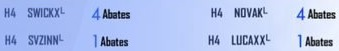
#> input picture negativa.jpg, 339 x 51 px
$ python OCR_OFICIAL.py
#> lines starting #> are read from the running program, lines starting #| are printed output that depends on the picture; after the words box and inside, x2 and y2 are one past the last pixel; in counts of white or black regions, pixels touching at a corner belong together
from PIL import Image
import pytesseract
import cv2
import numpy as np
#Include tesseract exe. path
pytesseract.pytesseract.tesseract_cmd = r"C:\Program Files\Tesseract-OCR\tesseract.exe"


image = cv2.imread('negativa.jpg')
#> image is the input picture: shape (51, 339, 3); mean B, G, R 236.5, 192.8, 175.3

# get grayscale image
def get_grayscale(image):
    return cv2.cvtColor(image, cv2.COLOR_BGR2GRAY)
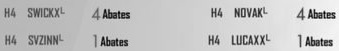
#> returned value: shape (51, 339); min 1, max 254, mean 192.5

# noise removal
def remove_noise(image):
    return cv2.medianBlur(image,5)

#thresholding
def thresholding(image):
    return cv2.threshold(image, 0, 255, cv2.THRESH_BINARY + cv2.THRESH_OTSU)[1]
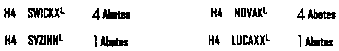
#> returned value: shape (51, 339); 89.1% white; black in thin lines or dots, all inside (x1, y1, x2, y2) = (4, 7, 336, 47)

#dilation
def dilate(image):
    kernel = np.ones((5,5),np.uint8)
    return cv2.dilate(image, kernel, iterations = 1)

#erosion
def erode(image):
    kernel = np.ones((5,5),np.uint8)
    return cv2.erode(image, kernel, iterations = 1)

#opening - erosion followed by dilation
def opening(image):
    kernel = np.ones((5,5),np.uint8)
    return cv2.morphologyEx(image, cv2.MORPH_OPEN, kernel)
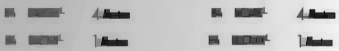
#> returned value: shape (51, 339); min 1, max 242, mean 184.4

#canny edge detection
def canny(image):
    return cv2.Canny(image, 100, 200)
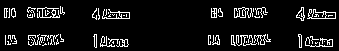
#> returned value: shape (51, 339); 8.3% white in thin lines or dots, all inside (x1, y1, x2, y2) = (4, 6, 336, 48)

#skew correction
def deskew(image):
    coords = np.column_stack(np.where(image > 0))
    angle = cv2.minAreaRect(coords)[-1]
    if angle < -45:
        angle = -(90 + angle)
    else:
        angle = -angle
    (h, w) = image.shape[:2]
    center = (w // 2, h // 2)
    M = cv2.getRotationMatrix2D(center, angle, 1.0)
    rotated = cv2.warpAffine(image, M, (w, h), flags=cv2.INTER_CUBIC, borderMode=cv2.BORDER_REPLICATE)
    return rotated

#template matching
def match_template(image, template):
    return cv2.matchTemplate(image, template, cv2.TM_CCOEFF_NORMED)

gray = get_grayscale(image) #melhor
thresh = thresholding(gray)
opening = opening(gray)
canny = canny(gray)
custom_config = r'--oem 3 --psm 6 outputbase digits'
#> (the run stopped early here; a loop or call above may not have finished)
